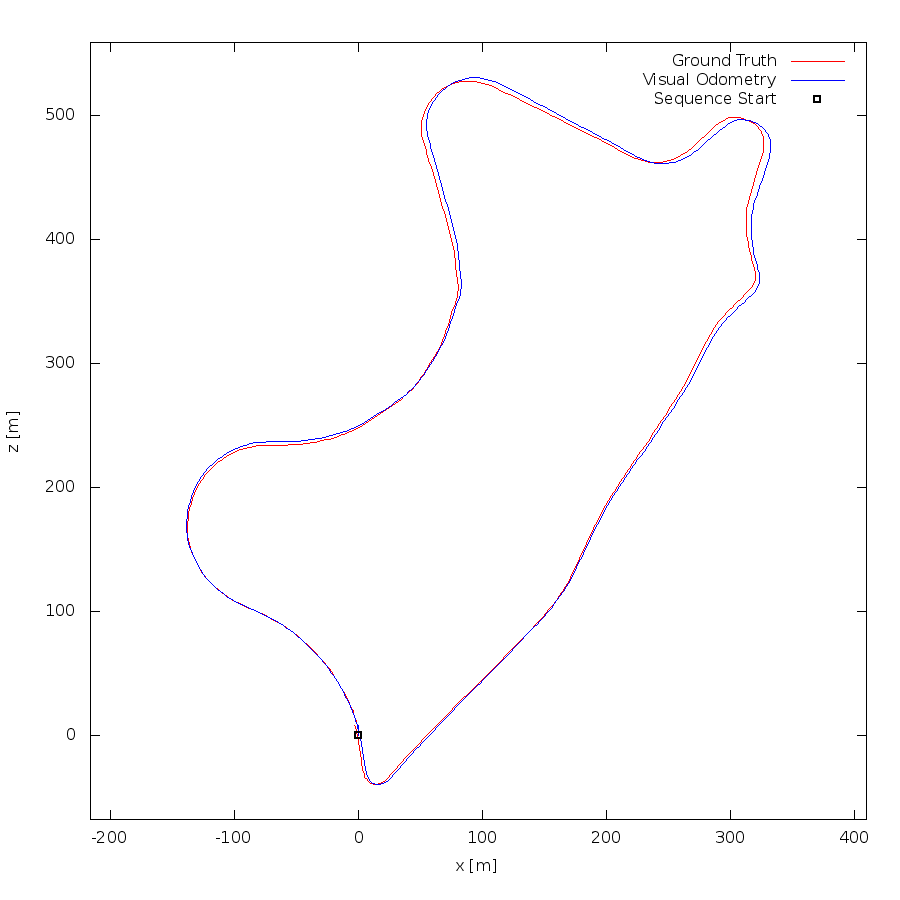

Generate this figure with gnuplot:
set term postscript eps enhanced color
set output "09.eps"
set size ratio -1
set xrange [-216:410]
set yrange [-68:559]
set xlabel "x [m]"
set ylabel "z [m]"
plot "09.txt" using 1:2 lc rgb "#FF0000" title 'Ground Truth' w lines,"09.txt" using 3:4 lc rgb "#0000FF" title 'Visual Odometry' w lines,"< head -1 09.txt" using 1:2 lc rgb "#000000" pt 4 ps 1 lw 2 title 'Sequence Start' w points
